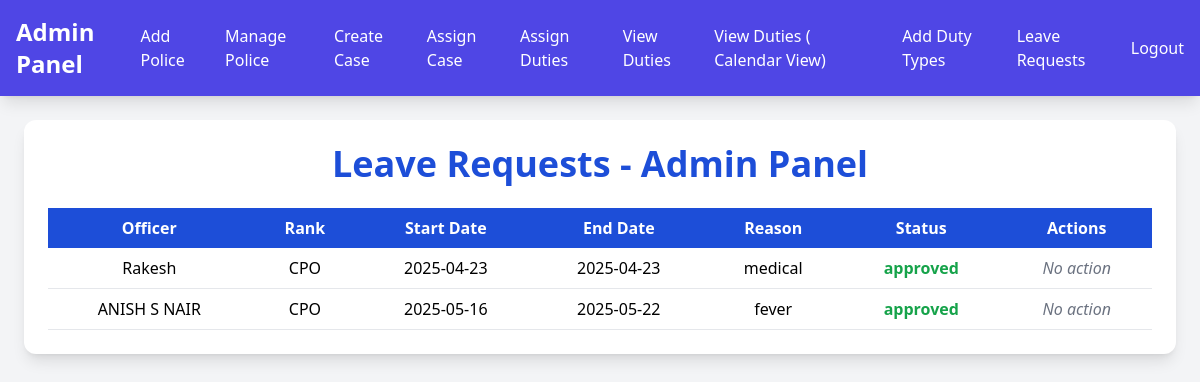
Screenshot of /admin/admin_leave_requests.php (signed in) with the database file from the repository.
### tables this page shows
CREATE TABLE `leave_requests` (
  `id` int(11) NOT NULL,
  `officer_id` int(11) NOT NULL,
  `start_date` date NOT NULL,
  `end_date` date NOT NULL,
  `reason` text DEFAULT NULL,
  `status` enum('pending','approved','rejected') DEFAULT 'pending',
  `created_at` timestamp NOT NULL DEFAULT current_timestamp()
);

CREATE TABLE `police_officers` (
  `id` int(11) NOT NULL,
  `name` varchar(100) NOT NULL,
  `gl_number` varchar(50) NOT NULL,
  `phone` varchar(20) NOT NULL,
  `email` varchar(100) NOT NULL,
  `password` varchar(255) NOT NULL,
  `rank` varchar(50) DEFAULT NULL,
  `created_at` timestamp NOT NULL DEFAULT current_timestamp()
);

### admin/admin_leave_requests.php (the view, shortened to what this page needs)
<?php
include '../db_connect.php';
$query = "SELECT lr.id, po.name, po.`rank`, lr.start_date, lr.end_date, lr.reason, lr.status, lr.created_at
          FROM leave_requests lr
          JOIN police_officers po ON lr.officer_id = po.id
          ORDER BY lr.created_at DESC";
$result = $conn->query($query);
?>
<!DOCTYPE html>
<html lang="en">
<head>
  <script src="https://cdn.tailwindcss.com"></script>
</head>
<body class="bg-gray-100 min-h-screen p-6">
<?php include 'navbar.php';  ?>
<br><br>
<br><br>
  <div class="max-w-7xl mx-auto bg-white rounded-xl shadow-lg p-6">
    <h1 class="text-4xl font-bold text-blue-700 text-center mb-6">Leave Requests - Admin Panel</h1>
    <?php if ($result->num_rows > 0): ?>
      <table class="w-full table-auto border-collapse">
        <thead>
          <tr class="bg-blue-700 text-white">
            <th class="px-4 py-2">Officer</th>
            <th class="px-4 py-2">Rank</th>
            <th class="px-4 py-2">Start Date</th>
            <th class="px-4 py-2">End Date</th>
            <th class="px-4 py-2">Reason</th>
            <th class="px-4 py-2">Status</th>
            <th class="px-4 py-2">Actions</th>
          </tr>
        </thead>
        <tbody>
          <?php while ($row = $result->fetch_assoc()): ?>
            <tr class="border-b text-center">
              <td class="px-4 py-2"><?php echo htmlspecialchars($row['name']); ?></td>
              <td class="px-4 py-2"><?php echo htmlspecialchars($row['rank']); ?></td>
              <td class="px-4 py-2"><?php echo $row['start_date']; ?></td>
              <td class="px-4 py-2"><?php echo $row['end_date']; ?></td>
              <td class="px-4 py-2"><?php echo htmlspecialchars($row['reason']); ?></td>
              <td class="px-4 py-2 font-semibold <?php echo $row['status'] == 'approved' ? 'text-green-600' : ($row['status'] == 'rejected' ? 'text-red-600' : 'text-yellow-600'); ?>">
                <?php echo $row['status']; ?>
              </td>
              <td class="px-4 py-2">
                <?php if ($row['status'] === 'pending'): ?>
                  <form method="POST" action="" class="inline-block">
                    <input type="hidden" name="leave_id" value="<?php echo $row['id']; ?>">
                    <button type="submit" name="action" value="Approved" class="bg-green-500 hover:bg-green-600 text-white px-3 py-1 rounded mr-1">Approve</button>
                    <button type="submit" name="action" value="Rejected" class="bg-red-500 hover:bg-red-600 text-white px-3 py-1 rounded">Reject</button>
                  </form>
                <?php else: ?>
                  <span class="text-gray-500 italic">No action</span>
                <?php endif; ?>
              </td>
            </tr>
          <?php endwhile; ?>
        </tbody>
      </table>
    <?php else: ?>
      <p class="text-center text-gray-600">No leave requests found.</p>
    <?php endif; ?>
  </div>
</body>
</html>

### rows the page displays
leave_requests: officer.name "Rakesh", officer.rank "CPO", start_date "2025-04-23", end_date "2025-04-23", reason "medical", status "approved", shows "No action"
leave_requests: officer.name "ANISH S NAIR", officer.rank "CPO", start_date "2025-05-16", end_date "2025-05-22", reason "fever", status "approved", shows "No action"
